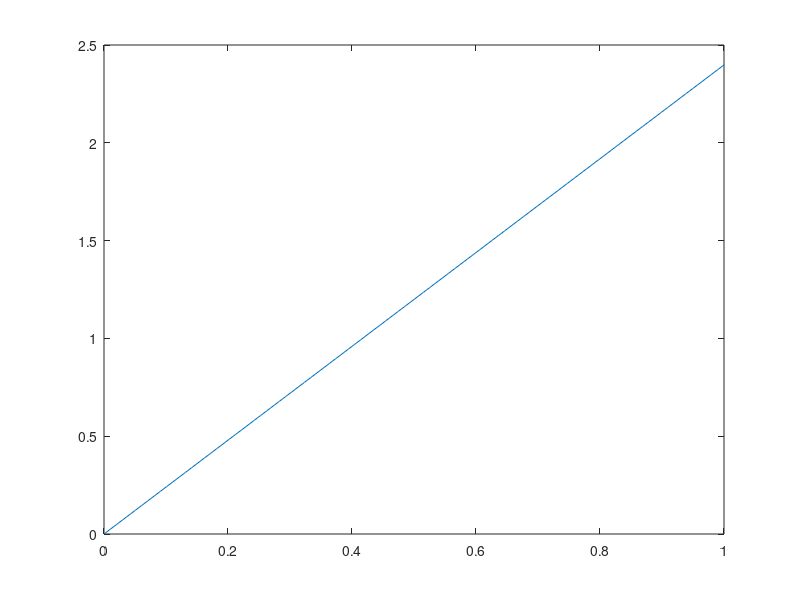

Write MATLAB code to recreate this figure. (Note: this script raises an error after producing the figure.)
%%Attempting to determine the sensitivity of Kdp to various variables.
%Written by Daniel Hueholt
%North Carolina State University
%Undergraduate Research Assistant at Environment Analytics
%Version date: 5/23/2019
%

lambdaS = 10.7*10^-2;
lambdaC = 5.5*10^-2;
lambdaX = 3.2*10^-2;
lambdaKa = 0.86*10^-2;

C_rayleigh = 1.6; %(g/cm^(-3))^-2
rho_p = 0.9; %plate particle bulk density g/cm^3 %0.107 in textbook Bringi and Chandrasekar 2001 for cloud ice
IWC = linspace(0,1,100); %Ice Water Content, g/m^3
r = 0.25; %particle axis ratio

r_UmMcFarquharEtal_2015 = [2,0.2,0.25,0.5,0.99,1];
r_GarrettYuterEtal_2015 = [0.6,0.85];
r_PlateDistribution = [0.01,0.99];
r_AxisSpectrum = [0.01,0.99,1.01,2];
for r = r_AxisSpectrum
    KdpS = 10^-3.*(180/(lambdaS)).*C_rayleigh.*rho_p.*IWC.*(1-r);
    KdpC = 10^-3.*(180/(lambdaC)).*C_rayleigh.*rho_p.*IWC.*(1-r);
    KdpX = 10^-3.*(180/(lambdaX)).*C_rayleigh.*rho_p.*IWC.*(1-r);
    KdpKa= 10^-3.*(180/(lambdaKa)).*C_rayleigh.*rho_p.*IWC.*(1-r);
    sband = plot(IWC,KdpS);
    sband.LineWidth = 3; sband.Color = [230,159,0]./255;
    hold on
    cband = plot(IWC,KdpC);
    cband.LineWidth = 3; cband.Color = [86,180,233]./255;
    xband = plot(IWC,KdpX);
    xband.LineWidth = 3; xband.Color = [0,158,115]./255;
    axe = gca; axe.FontName = 'Open Sans'; axe.FontSize = 16;
    kaband = plot(IWC,KdpKa);
    kaband.LineWidth = 3; kaband.Color = [204,121,167]./255;
    
    point1line = plot([0.1 0.1],[0,5]);
    point1line.LineWidth = 2; point1line.Color = 'k';
    %leg = legend;
    xlabel('Ice water content (g/m^3)');
    ylabel('Kdp (deg/km)');
    ylim([-5,5]);
    leg = legend([sband,cband,xband,kaband,point1line],'S-band','C-band','X-band','Ka-band','IWC=0.1'); leg.Location = 'northwest';
    t = title(['IWC vs Kdp, rho_p =' num2str(rho_p) ', r=' num2str(r)]); t.FontSize = 20;
    pause(5)
end